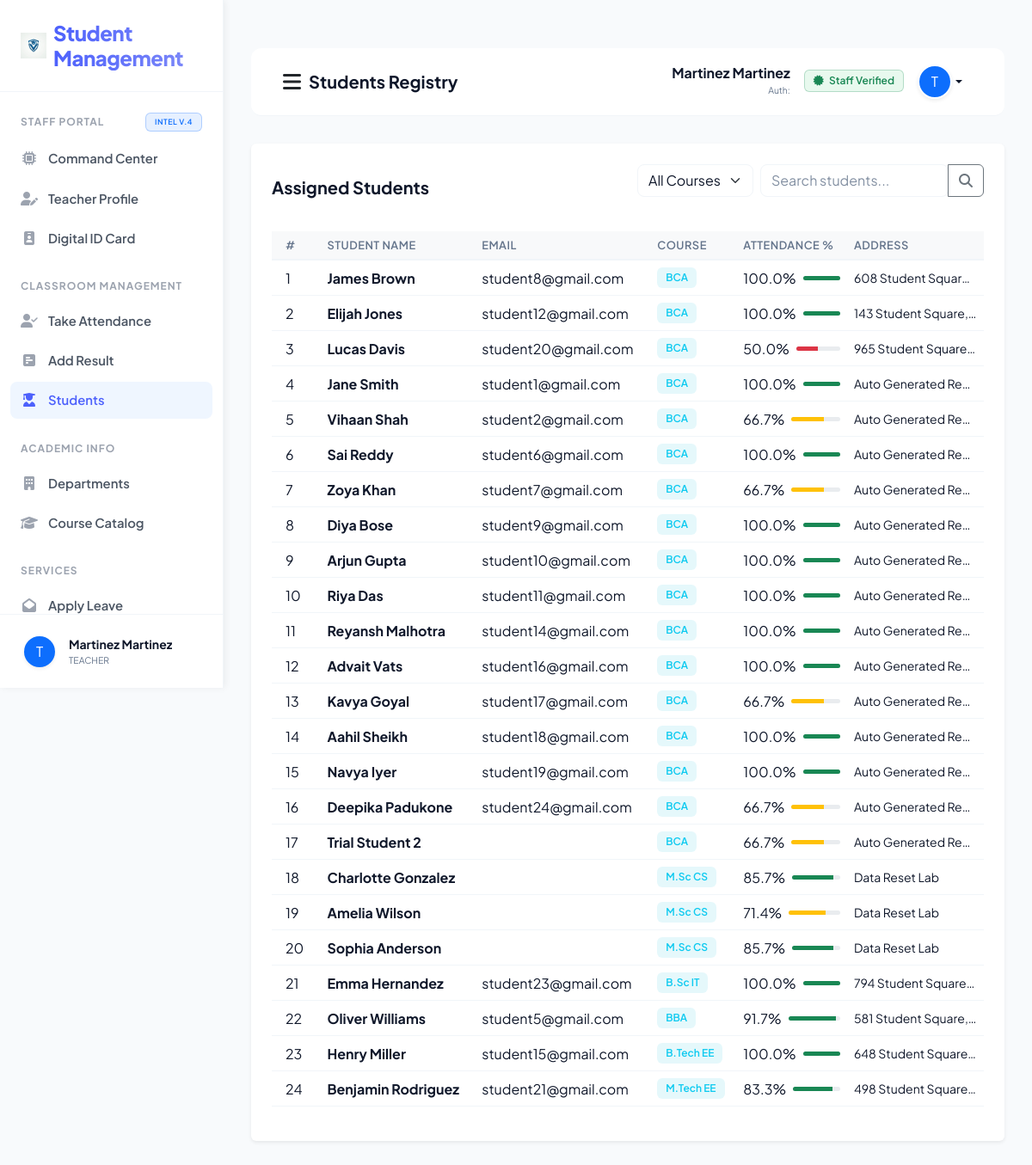
Screenshot of /teacher_view_student/ (signed in) with the database file from the repository.
### sms/models.py (models this page shows, shortened)
class CustomUser(AbstractUser):
    USER_TYPE_CHOICES = (
        ('ADMIN', 'Admin'),
        ('TEACHER', 'Teacher'),
        ('STUDENT', 'Student'),
    )
    user_type = models.CharField(max_length=10, choices=USER_TYPE_CHOICES, default='ADMIN')
    profile_pic = models.ImageField(upload_to='profile_pics/', null=True, blank=True)
    phone = models.CharField(max_length=15, null=True, blank=True)

class Student(models.Model):
    user = models.OneToOneField(CustomUser, on_delete=models.CASCADE)
    gender = models.CharField(max_length=10)
    address = models.TextField()
    course = models.ForeignKey(Course, on_delete=models.DO_NOTHING)
    created_at = models.DateTimeField(auto_now_add=True)
    updated_at = models.DateTimeField(auto_now=True)

class Course(models.Model):
    name = models.CharField(max_length=100)
    fee = models.DecimalField(max_digits=10, decimal_places=2, default=0)
    department = models.ForeignKey(Department, on_delete=models.CASCADE, null=True, blank=True)
    created_at = models.DateTimeField(auto_now_add=True)
    updated_at = models.DateTimeField(auto_now=True)

### sms/views/teacher_views.py (the view, shortened to what this page needs)
# urls.py: path('teacher_view_student/', teacher_views.teacher_view_student, name="teacher_view_student"),
def teacher_view_student(request):
    from django.db.models import Avg, Count, Q
    subjects = Subject.objects.filter(teacher=request.user)
    courses = subjects.values_list('course', flat=True)
    students = Student.objects.filter(course__in=courses).select_related('user', 'course').distinct()
    query = request.GET.get('q')
    course_id = request.GET.get('course')
    if course_id:
        students = students.filter(course_id=course_id)
    student_data = []
    for student in students:
        reports = AttendanceReport.objects.filter(student=student)
        total_att = reports.count()
        present_att = reports.filter(status=True).count()
        att_rate = (present_att / total_att * 100) if total_att > 0 else 0
        results = StudentResult.objects.filter(student=student)
        avg_marks = results.aggregate(Avg('subject_exam_marks'))['subject_exam_marks__avg'] or 0
        tendency = "Average"
        status_color = "warning"
        if att_rate > 85 and avg_marks > 75:
            tendency = "Excellent"
            status_color = "success"
        elif att_rate < 50 or avg_marks < 40:
            tendency = "At Risk"
            status_color = "danger"
        elif att_rate > 70:
            tendency = "Improving"
            status_color = "info"
        student_data.append({
            "student": student,
            "att_rate": round(att_rate, 1),
            "avg_marks": round(avg_marks, 1),
            "tendency": tendency,
            "status_color": status_color
        })
    context = {
        "students_data": student_data,
        "courses": Course.objects.filter(id__in=courses),
        "query": query,
        "course_filter": course_id,
        "active_page": "students"
    }
    return render(request, "sms/teacher_template/view_student.html", context)

### sms/templates/sms/teacher_template/view_student.html (shortened to what this page needs)
﻿{% extends 'sms/base.html' %}
{% block page_title %}Students Registry{% endblock page_title %}
{% block sidebar_nav %}
{% include 'sms/teacher_template/sidebar_template.html' with active_page='students' %}
{% endblock sidebar_nav %}
{% block main_content %}
<div class="card shadow-sm border-0 p-4">
    <div class="row g-3 mb-4 align-items-center">
        <div class="col-md-3">
            <h5 class="fw-bold mb-0">Assigned Students</h5>
        </div>
        <div class="col-md-9 d-flex flex-wrap gap-2 justify-content-end">
            <form method="GET" class="d-flex gap-2" id="filterForm">
                <select name="course" class="form-select w-auto" onchange="this.form.submit()">
                    <option value="">All Courses</option>
                </select>
                <div class="input-group w-auto">
                    <input type="text" name="q" class="form-control" placeholder="Search students..."
                        value="{{ query|default:'' }}">
                    <button class="btn btn-outline-secondary" type="submit"><i class="fas fa-search"></i></button>
                </div>
            </form>
        </div>
    </div>
    <div class="table-responsive">
        <table class="table table-hover align-middle">
            <thead class="bg-light">
                <tr>
                    <th class="px-3">#</th>
                    <th>Student Name</th>
                    <th>Email</th>
                    <th>Course</th>
                    <th>Attendance %</th>
                    <th>Address</th>
                </tr>
            </thead>
            <tbody>
                {% for data in students_data %}
                <tr>
                    <td class="px-3 text-secondary">{{ forloop.counter }}</td>
                    <td>
                        <div class="fw-bold text-dark">{{ data.student.user.get_full_name }}</div>
                    </td>
                    <td>{{ data.student.user.email }}</td>
                    <td><span class="badge bg-soft-info text-info">{{ data.student.course.name }}</span></td>
                    <td>
                        <div class="d-flex align-items-center">
                            <span class="me-2">{{ data.att_rate }}%</span>
                            <div class="progress w-100" style="height: 5px;">
                                <div class="progress-bar {% if data.att_rate > 75 %}bg-success{% elif data.att_rate > 50 %}bg-warning{% else %}bg-danger{% endif %}"
                                     role="progressbar" style="width: {{ data.att_rate }}%"></div>
                            </div>
                        </div>
                    </td>
                    <td class="text-muted small text-truncate" style="max-width: 150px;">{{ data.student.address }}</td>
                </tr>
                {% empty %}
                <tr>
                    <td colspan="6" class="text-center py-5 text-muted">No students assigned to your courses.</td>
                </tr>
                {% endfor %}
            </tbody>
        </table>
    </div>
</div>
{% endblock main_content %}

### sms/templates/sms/base.html (shortened to what this page needs)
<!DOCTYPE html>
{% load static %}
<html lang="en">
<head>
    <link href="https://cdn.jsdelivr.net/npm/bootstrap@5.3.0/dist/css/bootstrap.min.css" rel="stylesheet">
    <link rel="stylesheet" href="https://cdnjs.cloudflare.com/ajax/libs/font-awesome/6.4.0/css/all.min.css">
    <link rel="stylesheet" href="{% static 'css/style.css' %}?v=4.0">
</head>
<body>
    <div class="sidebar" id="sidebar">
        <div class="sidebar-brand d-flex align-items-center">
            <img src="{% static 'images/logo.png' %}" width="30" height="30" class="me-2">
            <h4 class="m-0">Student Management</h4>
        </div>
        <div class="nav flex-column sidebar-scroll flex-grow-1 overflow-y-auto">
            {% block sidebar_nav %}{% endblock sidebar_nav %}
        </div>
        <div class="sidebar-footer border-top p-0 mt-auto">
            <div class="dropup w-100">
                <button class="btn w-100 d-flex align-items-center p-3 border-0 bg-transparent dropdown-toggle no-caret" type="button" data-bs-toggle="dropdown" aria-expanded="false">
                    {% if user.profile_pic %}
                    <img src="{{ user.profile_pic.url }}" width="36" height="36" class="rounded-circle me-3 shadow-sm">
                    {% else %}
                    <div class="bg-primary text-white rounded-circle d-flex align-items-center justify-content-center shadow-sm me-3" style="width: 36px; height: 36px; flex-shrink: 0;">
                        {{ user.username|first|upper }}
                    </div>
                    {% endif %}
                    <div class="text-start overflow-hidden">
                        <div class="fw-bold small text-dark text-truncate">{{ user.get_full_name }}</div>
                        <div class="text-muted text-truncate" style="font-size: 0.65rem;">{{ user.user_type }}</div>
                    </div>
                </button>
            </div>
        </div>
    </div>
    <div class="main-content">
        <nav class="navbar border-bottom">
            <div class="container-fluid">
                <div class="d-flex align-items-center">
                    <button id="sidebarToggle" class="btn btn-link link-dark me-2 p-0">
                        <i class="fas fa-bars fs-4 text-main"></i>
                    </button>
                    <span class="navbar-brand fw-bold text-dark">{% block page_title %}{% endblock page_title %}</span>
                </div>
                <div class="d-flex align-items-center">
                    <div class="dropdown">
                        <button
                            class="btn btn-link dropdown-toggle text-decoration-none text-dark d-flex align-items-center"
                            type="button" data-bs-toggle="dropdown">
                            <div class="text-end me-3 d-none d-md-block">
                                <span class="d-block fw-bold lh-1 mb-1">{{ user.get_full_name }}</span>
                                <span class="d-block text-muted" style="font-size: 0.65rem;">Auth: {{ user.last_login|date:"d M Y" }}</span>
                            </div>
                            {% if user.user_type == "TEACHER" %}
                            <span class="badge bg-soft-success text-success me-3 border border-success border-opacity-25 d-none d-lg-inline-block">
                                <i class="fas fa-certificate me-1"></i> Staff Verified
                            </span>
                            {% elif user.user_type == "STUDENT" %}
                             <span class="badge bg-soft-primary text-primary me-3 border border-primary border-opacity-25 d-none d-lg-inline-block">
                                <i class="fas fa-user-graduate me-1"></i> Student ID Active
                            </span>
                             {% elif user.user_type == "ADMIN" %}
                             <span class="badge bg-soft-danger text-danger me-3 border border-danger border-opacity-25 d-none d-lg-inline-block">
                                <i class="fas fa-shield-alt me-1"></i> System Root
                            </span>
                            {% endif %}
                            {% if user.profile_pic %}
                            <img src="{{ user.profile_pic.url }}" width="40" height="40" class="rounded-circle shadow-sm border border-light">
                            {% else %}
                            <div class="bg-primary text-white rounded-circle d-flex align-items-center justify-content-center shadow-sm"
                                style="width: 40px; height: 40px; border: 2px solid white;">
                                {{ user.username|first|upper }}
                            </div>
                            {% endif %}
                        </button>
                    </div>
                </div>
            </div>
        </nav>
        {% block main_content %}{% endblock main_content %}
    </div>
</body>
</html>

### sms/static/css/style.css (style rules this page uses)
:root { --primary-color: #4d61fc; --primary-hover: #3b4ad9; --sidebar-bg: #ffffff; --sidebar-text: #4b5563; --sidebar-active-bg: #eff6ff; --sidebar-active-text: #4d61fc; --border-color: #f1f5f9; --body-bg: #f8fafc; --card-bg: #ffffff; --text-main: #0f172a; --text-muted: #64748b; --transition-speed: 0.25s; --shadow-premium: 0 10px 40px -10px rgba(0, 0, 0, 0.08); }
.bg-soft-success { background: rgba(34, 197, 94, 0.1) !important; }
.bg-soft-info { background: rgba(6, 182, 212, 0.1) !important; }
body { background-color: var(--body-bg) !important; color: var(--text-main) !important; font-family: 'Plus Jakarta Sans', sans-serif !important; margin: 0 !important; overflow-x: hidden !important; transition: background-color var(--transition-speed), color var(--transition-speed); }
.sidebar { width: 260px; height: 100vh; position: fixed; top: 0; left: 0; background-color: var(--sidebar-bg); border-right: 1px solid var(--border-color); box-shadow: 2px 0 8px rgba(0,0,0,0.06); z-index: 1060; display: flex; flex-direction: column; overflow: hidden; transition: left var(--transition-speed) ease-in-out; }
.sidebar-brand { padding: 24px !important; border-bottom: 1px solid var(--border-color) !important; flex-shrink: 0 !important; }
.sidebar-brand h4 { margin: 0 !important; font-weight: 800 !important; letter-spacing: -0.5px !important; background: linear-gradient(to right, var(--primary-color), #818cf8); -webkit-background-clip: text; background-clip: text; -webkit-text-fill-color: transparent; }
.sidebar-scroll { overflow-y: auto !important; overflow-x: hidden !important; flex: 1 !important; min-height: 0 !important; flex-wrap: nowrap !important; }
.sidebar-footer { padding: 8px 12px !important; border-top: 1px solid var(--border-color) !important; flex-shrink: 0 !important; }
.no-caret::after { display: none !important; }
.main-content { margin-left: 260px; padding: 32px 32px 100px 32px; min-height: 100vh; box-sizing: border-box; transition: margin-left var(--transition-speed); }
h5.fw-bold { color: var(--text-main); }
.badge { font-weight: 600 !important; padding: 6px 10px !important; }
.table { color: var(--text-main) !important; }
.table thead th { border-bottom: 2px solid var(--border-color) !important; color: var(--text-muted) !important; font-weight: 600 !important; text-transform: uppercase !important; font-size: 0.8rem !important; letter-spacing: 0.5px !important; background-color: transparent !important; }
.table tbody td { border-color: var(--border-color) !important; color: var(--text-main) !important; background-color: transparent !important; }
.form-control, .form-select { background-color: var(--card-bg) !important; border-color: var(--border-color) !important; color: var(--text-main) !important; border-radius: 8px !important; }
.form-control::placeholder, .form-select::placeholder { color: var(--text-muted) !important; opacity: 0.8 !important; }
.navbar { background: var(--card-bg) !important; border-bottom: 1px solid var(--border-color) !important; padding: 12px 24px !important; margin-bottom: 32px !important; border-radius: 12px !important; transition: background var(--transition-speed), border-color var(--transition-speed); }
.text-dark { color: var(--text-main) !important; }
.text-muted { color: var(--text-muted) !important; }
.bg-soft-success { background-color: rgba(34, 197, 94, 0.1) !important; }

### sms/templates/sms/teacher_template/view_student.html (style rules this page uses)
.bg-soft-info { background-color: rgba(13, 202, 240, 0.1); }
.text-info { color: #0dcaf0 !important; }

### rows the page displays
CustomUser: username|first "T", get_full_name "Martinez Martinez", user_type "TEACHER"
Student: student.user.get_full_name "James Brown", student.user.email "student8@gmail.com", student.course.name "BCA", att_rate "100.0", student.address "608 Student Squar…"
Student: student.user.get_full_name "Elijah Jones", student.user.email "student12@gmail.com", student.course.name "BCA", att_rate "100.0", student.address "143 Student Square,…"
Student: student.user.get_full_name "Lucas Davis", student.user.email "student20@gmail.com", student.course.name "BCA", att_rate "50.0", student.address "965 Student Square…"
Student: student.user.get_full_name "Jane Smith", student.user.email "student1@gmail.com", student.course.name "BCA", att_rate "100.0", student.address "Auto Generated Re…"
Student: student.user.get_full_name "Vihaan Shah", student.user.email "student2@gmail.com", student.course.name "BCA", att_rate "66.7", student.address "Auto Generated Re…"
Student: student.user.get_full_name "Sai Reddy", student.user.email "student6@gmail.com", student.course.name "BCA", att_rate "100.0", student.address "Auto Generated Re…"
Student: student.user.get_full_name "Zoya Khan", student.user.email "student7@gmail.com", student.course.name "BCA", att_rate "66.7", student.address "Auto Generated Re…"
Student: student.user.get_full_name "Diya Bose", student.user.email "student9@gmail.com", student.course.name "BCA", att_rate "100.0", student.address "Auto Generated Re…"
Student: student.user.get_full_name "Arjun Gupta", student.user.email "student10@gmail.com", student.course.name "BCA", att_rate "100.0", student.address "Auto Generated Re…"
Student: student.user.get_full_name "Riya Das", student.user.email "student11@gmail.com", student.course.name "BCA", att_rate "100.0", student.address "Auto Generated Re…"
Student: student.user.get_full_name "Reyansh Malhotra", student.user.email "student14@gmail.com", student.course.name "BCA", att_rate "100.0", student.address "Auto Generated Re…"
Student: student.user.get_full_name "Advait Vats", student.user.email "student16@gmail.com", student.course.name "BCA", att_rate "100.0", student.address "Auto Generated Re…"
Student: student.user.get_full_name "Kavya Goyal", student.user.email "student17@gmail.com", student.course.name "BCA", att_rate "66.7", student.address "Auto Generated Re…"
Student: student.user.get_full_name "Aahil Sheikh", student.user.email "student18@gmail.com", student.course.name "BCA", att_rate "100.0", student.address "Auto Generated Re…"
Student: student.user.get_full_name "Navya Iyer", student.user.email "student19@gmail.com", student.course.name "BCA", att_rate "100.0", student.address "Auto Generated Re…"
Student: student.user.get_full_name "Deepika Padukone", student.user.email "student24@gmail.com", student.course.name "BCA", att_rate "66.7", student.address "Auto Generated Re…"
Student: student.user.get_full_name "Trial Student 2", student.course.name "BCA", att_rate "66.7", student.address "Auto Generated Re…"
Student: student.user.get_full_name "Charlotte Gonzalez", student.course.name "M.Sc CS", att_rate "85.7", student.address "Data Reset Lab"
Student: student.user.get_full_name "Amelia Wilson", student.course.name "M.Sc CS", att_rate "71.4", student.address "Data Reset Lab"
Student: student.user.get_full_name "Sophia Anderson", student.course.name "M.Sc CS", att_rate "85.7", student.address "Data Reset Lab"
Student: student.user.get_full_name "Emma Hernandez", student.user.email "student23@gmail.com", student.course.name "B.Sc IT", att_rate "100.0", student.address "794 Student Square…"
Student: student.user.get_full_name "Oliver Williams", student.user.email "student5@gmail.com", student.course.name "BBA", att_rate "91.7", student.address "581 Student Square,…"
Student: student.user.get_full_name "Henry Miller", student.user.email "student15@gmail.com", student.course.name "B.Tech EE", att_rate "100.0", student.address "648 Student Square…"
Student: student.user.get_full_name "Benjamin Rodriguez", student.user.email "student21@gmail.com", student.course.name "M.Tech EE", att_rate "83.3", student.address "498 Student Square…"
